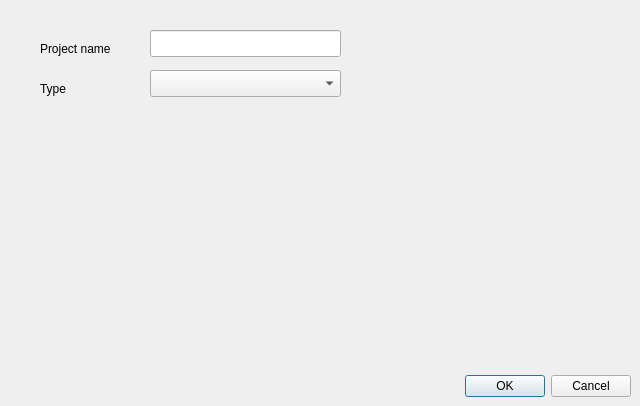
<?xml version="1.0" encoding="UTF-8"?>
<ui version="4.0">
 <class>NewProject</class>
 <widget class="QDialog" name="NewProject">
  <property name="geometry">
   <rect>
    <x>0</x>
    <y>0</y>
    <width>640</width>
    <height>406</height>
   </rect>
  </property>
  <property name="windowTitle">
   <string>New project</string>
  </property>
  <widget class="QDialogButtonBox" name="buttonBox">
   <property name="geometry">
    <rect>
     <x>10</x>
     <y>370</y>
     <width>621</width>
     <height>32</height>
    </rect>
   </property>
   <property name="orientation">
    <enum>Qt::Horizontal</enum>
   </property>
   <property name="standardButtons">
    <set>QDialogButtonBox::Cancel|QDialogButtonBox::Ok</set>
   </property>
  </widget>
  <widget class="QLabel" name="label">
   <property name="geometry">
    <rect>
     <x>40</x>
     <y>40</y>
     <width>101</width>
     <height>17</height>
    </rect>
   </property>
   <property name="text">
    <string>Project name</string>
   </property>
  </widget>
  <widget class="QLineEdit" name="projectname">
   <property name="geometry">
    <rect>
     <x>150</x>
     <y>30</y>
     <width>191</width>
     <height>27</height>
    </rect>
   </property>
  </widget>
  <widget class="QComboBox" name="projecttype">
   <property name="geometry">
    <rect>
     <x>150</x>
     <y>70</y>
     <width>191</width>
     <height>27</height>
    </rect>
   </property>
  </widget>
  <widget class="QLabel" name="label_2">
   <property name="geometry">
    <rect>
     <x>40</x>
     <y>80</y>
     <width>59</width>
     <height>17</height>
    </rect>
   </property>
   <property name="text">
    <string>Type</string>
   </property>
  </widget>
 </widget>
 <resources/>
 <connections>
  <connection>
   <sender>buttonBox</sender>
   <signal>accepted()</signal>
   <receiver>NewProject</receiver>
   <slot>accept()</slot>
   <hints>
    <hint type="sourcelabel">
     <x>248</x>
     <y>254</y>
    </hint>
    <hint type="destinationlabel">
     <x>157</x>
     <y>274</y>
    </hint>
   </hints>
  </connection>
  <connection>
   <sender>buttonBox</sender>
   <signal>rejected()</signal>
   <receiver>NewProject</receiver>
   <slot>reject()</slot>
   <hints>
    <hint type="sourcelabel">
     <x>316</x>
     <y>260</y>
    </hint>
    <hint type="destinationlabel">
     <x>286</x>
     <y>274</y>
    </hint>
   </hints>
  </connection>
 </connections>
</ui>
